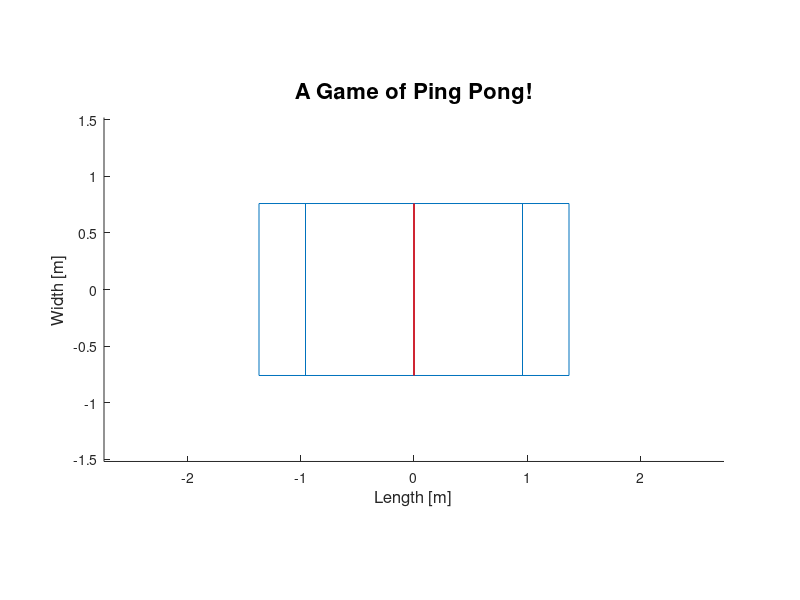

The MATLAB script that drew this image: (Note: this script raises an error after producing the figure.)
%% Ping Pong Simulation  
% 10/24/2016
% Robert Klemm

%% Run this part at beginning 
%Permanent Conditions
htable = .76;                        % height of table in meters
hnet = 0.15;                         % height of net in meters
L = 1.37;                            % Table size length in meters
W = .76;                             % Table size width in meters
m = 0.003;                           % mass of ball (kg)
r = .02;                             % radius of ball (m)
c = 0.9;                             % coefficient of restitution
g = -9.8;                            % acceleration due to gravity

rng('shuffle')

win = input('How many points are we playing to?\n');  % number of points needed for a win
serve = input('Which player will serve first?\n');
servenum = input('How many serves per player?\n');

%Scoring
p1 = 0;                              % scoring for game
p2 = 0;
servecount = 0;
%% Run this section for each point

%Counting
left = 0;                            % #hits per side
right = 0; 

%Figure Window with Ping Pong Table
figure(1)                      		% Open a new figure window
square1 = [-L,0,0,-L,-L; -W,-W,W,W,-W];    % Coordinates for the corners
square2 = [0,L,L,0,0; -W,-W,W,W,-W];       % of the table
square3 = [-W,W,W,-W,-W; 0,0,hnet,hnet,0];
square4 = [-W,W,W,-W,-W; -htable,-htable,0,0,-htable];
zero = [0,0,0,0,0];
sup = [.7*L,.7*L,.7*L,.7*L,.7*L];
axis('equal');
line(square1(1,:),square1(2,:),zero);      % Draw the lines
line(square2(1,:),square2(2,:),zero);
line(zero,square3(1,:),square3(2,:),'color','r');
line(sup,square4(1,:),square4(2,:));
line(-sup,square4(1,:),square4(2,:));

%Labels on Figure
xlim([-2*L 2*L])
ylim([-2*W 2*W])
zlim([-htable 3*htable])
xlabel('Length [m]','FontSize',12)		% Label for x-axis
ylabel('Width [m]','FontSize',12)		% Label for y-axis
zlabel('Height [m]')
title('A Game of Ping Pong!','FontSize',16); % Give the figure a title
axis equal

hold on                 	% Retain current graph when adding new graphs

%The Actual Physics

%Initial Conditions
zi = hnet + .1*randn + .1;                % height of serve
s = 3.3 + .2*randn;                  % initial speed
vzi = -2.3 + .1*randn;               % z - velocity of serve

%The Serve
g2 = 0;
if serve == 1
a = [-L, (1.6*W*rand - W)];          % random position in box
a2 = atan(a(2)/a(1));
ang = .3*a2*randn + a2;
servecount = servecount + 1;
v = [s*cos(ang),s*sin(ang)];         % velocity components
end

if serve == 2
a = [L, (1.6*W*rand - W)];          % random position in box
a2 = atan(a(2)/a(1));
ang = .3*a2*randn + a2;
servecount = servecount + 1;
v = [-s*cos(ang),-s*sin(ang)];         % velocity components
end

if servecount == servenum             %switching the serve
        servecount = 0;
        if serve == 1
            serve = 2;
        else
            serve = 1;
        end
end

z = zi;
vz = vzi;                   % z - velocity of serve

h = plot3(a(1),a(2),z,'o','markersize',6,'color','g'); %plot the ball


timestep = 0.04; % in seconds
k2 = 1;
k3 = 0;
data = [0,a(1),a(2),z,v(1),v(2),vz];
    for k=1:200
        k2 = k2 + 1;
        if g2 == 1
        k3 = k3 + 1;
        end
        t = timestep * k2;
            olda = a; % keep old position for use later
            oldz = z; % keep old height
            a = a + timestep * v; % x and y position
            vz = vzi + g*t; % z velocity
            z = zi + vzi*t + .5*g*(t)^2; % z position
            set(h, 'XDataSource','a(1)')
            set(h, 'YDataSource','a(2)')
            set(h, 'ZDataSource','z')
            if (z < 0) && (a(1) < L+r && a(1) > -(L+r) && a(2) < W+r && a(2) > -(W+r)) %hit the table
                zi = -oldz;
                vzi = -c*vz;
                k2 = 1; %recalculates kinematics after bounce
                if a(1) > 0
                    right = right + 1; 
                    left = 0;
                    if right == 2
                        p1 = p1 + 1;
                        break
                    end
                    k3 = 0; %restart timer
                end
                if a(1) < 0
                    left = left + 1; 
                    right = 0;
                    if left == 2
                        p2 = p2 + 1;
                        break
                    end
                    k3 = 0; %restart timer
                end
            end
             if (a(1) > 2*L || a(1) < -2*L || a(2) > 2*W || a(2) < -2*W || z < -htable || z > 3*htable) %out of bounds
                if left == 1
                    p2 = p2 + 1;
                else 
                    p1 = p1 + 1;
                end
                break
             end
            if (a(1) > -3*r && a(1) < 3*r) && (a(2) > -(W+r) && a(2) < W+r) && (z < hnet + r) %net
                if left == 1
                    p2 = p2 + 1;
                else 
                    p1 = p1 + 1;
                end
                break
            end
            if (olda(1)/a(1)) < 0
                g2 = 1; % ball has crossed the plane of the net
            end
            % Hit / Volley
            if (a(1) > 0  && g2 == 1 && right == 1 && (k3*timestep > .1))
                % p2 hits ball back
                a2 = atan(a(2)/a(1));
                ang = .4*randn + a2;
                vzi = 1.1*vz - g*t - 3*z + 0.4*randn;
                zi = z;
                v = [-s*cos(ang),-s*sin(ang)];
                k2 = 1; %recalculates kinematics after bounce
                g2 = 0;
            end
            if (a(1) < 0  && g2 == 1 && left == 1 && (k3*timestep > .1))
                % p1 hits ball back
                a2 = atan(a(2)/a(1));
                ang = .4*randn + a2;
                vzi = 1.1*vz - g*t - 3*z + 0.4*randn;
                zi = z;
                v = [s*cos(ang),s*sin(ang)];
                k2 = 1; %recalculates kinematics after bounce
                g2 = 0;
            end
            data(k,:) = [k*timestep,a(1),a(2),z,v(1),v(2),vz];%data table
            refreshdata
            drawnow
    end
    
   
 %Data in Graph Form
figure(2)
subplot(3,2,1)
plot(data(:,1),data(:,2))
xlabel('time')
ylabel('length')
hold on
subplot(3,2,2)
plot(data(:,1),data(:,3))
xlabel('time')
ylabel('width')
hold on 
subplot(3,2,3)
plot(data(:,1),data(:,4))
xlabel('time')
ylabel('height')
hold on 
subplot(3,2,4)
plot(data(:,2),data(:,4))
xlabel('length')
ylabel('height')
hold on
subplot(3,2,5)
plot(data(:,2),data(:,3))
xlabel('length')
ylabel('width')
hold on
subplot(3,2,6)
plot(data(:,1),data(:,7))
xlabel('time')
ylabel('z-velocity')


%Score Display
fprintf('Player 1:%d\n',p1);
fprintf('Player 2:%d\n',p2);

%Ending the Game
if (p1 > win - 1 || p2 > win - 1) && abs(p1 - p2) > 1
    if p1 > p2
        fprintf('Player 1 has won the ping pong match\n');
    else
        fprintf('Player 2 has won the ping pong match\n');
    end
    fprintf('Thanks for watching!\n');
end

%% Future Ideas

% adjust speeds and angles
% add friction, spin


